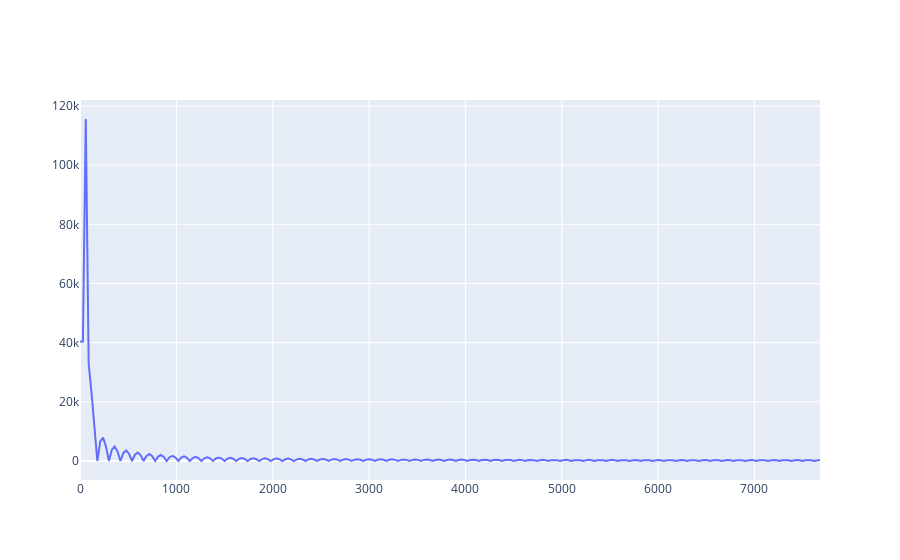

Notebook source saved alongside this figure:
### Code cell
yf = rfft(new_data)
xf = rfftfreq(new_data.shape[0], 1 / 15360)

fig = go.Figure(data=go.Scatter(x=xf, y=np.abs(yf)))
fig.show()

### Figure 1 — Plotly figure (JSON) as saved in the notebook; plotly's stock layout.template omitted (floating-point values rounded to 4 significant figures; data arrays with more than 128 entries replaced by an {"elided": "..."} marker saying what was removed)
{"data": [{"type": "scatter", "x": {"elided": "257 int values"}, "y": {"elided": "257 float values"}}], "layout": {}}
